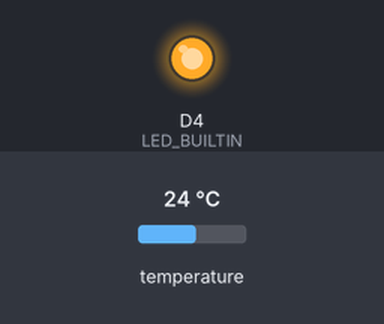
Recording of a sketch running on a simulated ESP8266 (NodeMCU). Parts: output pins drawn as LEDs (lit = HIGH, except the on-board LED, lit = LOW). The test bench sets the inputs (shaded band); at power-on: temperature 24 °C. WiFi joins after 1.5 s; servers stay silent unless stated; no MQTT or app messages arrive unless stated; not simulated (calls return 0 or success): WIFICredentials.h; what the sketch prints to the serial monitor is not drawn.

Above: at 0.0 s.
At 1.1 s:
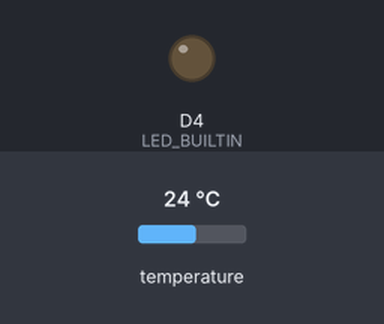
Timing chart, 0 to 2.8 s (numbered marks = the images above):
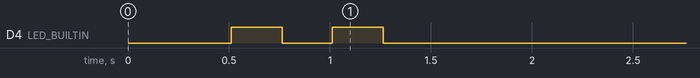

The sketch:

thermometer.ino
```cpp
#include <Arduino.h>
#include <ESP8266WiFi.h>
#include <WiFiUdp.h>
#include <OneWire.h>
#include <DallasTemperature.h>
#include <PubSubClient.h>
#include "WIFICredentials.h"

#define LED_BUILTIN 2
#define ONEWIRE D3
OneWire oneWire(ONEWIRE);
DallasTemperature sensors(&oneWire);

// Seconds between updates
const unsigned int wait_in_seconds = 5;

// WiFi and MQTT settings
WiFiClient espClient;
PubSubClient client(espClient);
#define temperature_topic "home/temperature/1"
// Network SSID and password are fetched from WIFICredentials.h

void setup() {
  pinMode(LED_BUILTIN, OUTPUT);
  pinMode(ONEWIRE, INPUT);
  Serial.begin(115200);
  delay(10);

  // Connect to WiFi
  Serial.println();
  Serial.println();
  Serial.print("Connecting to ");
  Serial.println(WIFI_ssid);
  WiFi.hostname("Thermometer");
  WiFi.begin(WIFI_ssid, WIFI_password);
  // Blink while connecting
  while (WiFi.status() != WL_CONNECTED) {
    delay(250);
    digitalWrite(LED_BUILTIN, LOW);
    delay(250);
    digitalWrite(LED_BUILTIN, HIGH);
    Serial.print(".");
  }
  Serial.println("");
  Serial.println("WiFi connected");

  digitalWrite(LED_BUILTIN, LOW);

  client.setServer(mqtt_server, 1883);
  sensors.begin();
}

void loop() {
  if (!client.connected()) {
    reconnect();
  }
  sensors.requestTemperatures();
  client.publish(temperature_topic, String(sensors.getTempCByIndex(0)).c_str(), true);
  Serial.println(sensors.getTempCByIndex(0));
  client.loop();
  delay(wait_in_seconds*1000);
}

void reconnect() {
  // Loop until we're reconnected
  while (!client.connected()) {
    Serial.print("Attempting MQTT connection with ");
    Serial.print(mqtt_server);
    Serial.println("...");
    // Attempt to connect
    if (client.connect("ESP8266Client")) {
      Serial.println("Connected to MQTT server!");
    } else {
      Serial.print("Failed, rc=");
      Serial.print(client.state());
      Serial.println(" - Trying again in 5 seconds...");
      // Wait 5 seconds before retrying
      delay(5000);
    }
  }
}
```
